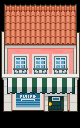

A 2D game scene composited from a Tiled map and its tileset images. What follows is a short description and the map's XML, with each tile layer's data collapsed to a summary:
An orthogonal 5x8 tile map with 16x16 px tiles, 3 tile layers (OnGrass, Collisions, WalkBehind), 4 tilesets and 1 object (teleport on push).

<map version="1.10" tiledversion="1.11.0" orientation="orthogonal" renderorder="right-down" compressionlevel="6" width="5" height="8" tilewidth="16" tileheight="16" infinite="0" nextlayerid="5" nextobjectid="10">
 <tileset firstgid="1" source="../../../tileset/invisible.tsx" />
 <tileset firstgid="17" source="../../../tileset/heal4.tsx" />
 <tileset firstgid="87" source="../../../tileset/building-small.tsx" />
 <tileset firstgid="1111" source="../../../tileset/mediteranian.tsx" />
 <layer id="4" name="OnGrass" width="5" height="8">
  <data>[40 cells, 2 non-empty, 2 distinct tile ids]</data>
 </layer>
 <layer id="1" name="Collisions" width="5" height="8">
  <data>[40 cells, 30 non-empty, 30 distinct tile ids]</data>
 </layer>
 <layer id="2" name="WalkBehind" width="5" height="8">
  <data>[40 cells, 8 non-empty, 7 distinct tile ids]</data>
 </layer>
 <objectgroup id="3" name="Moving">
  <object id="9" type="teleport on push" gid="3" x="48" y="112" width="16" height="16">
   <properties>
    <property name="map" value="floor-0" />
    <property name="x" value="3" />
    <property name="y" value="8" />
   </properties>
  </object>
 </objectgroup>
</map>
